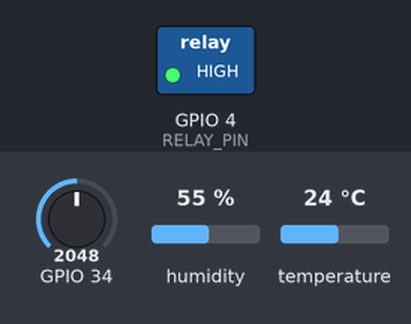
Recording of a sketch running on a simulated ESP32. Shown: switched loads named in the sketch (green lamp = pin HIGH). Inputs (shaded band) come from the test bench; at power-on: GPIO 34 = 2048, humidity 55 %, temperature 24 °C. WiFi joins after 1.5 s; servers stay silent unless stated; uploads are accepted with an empty reply; what the sketch prints to the serial monitor is not drawn.

Above: at 2.0 s.
At 5.1 s:
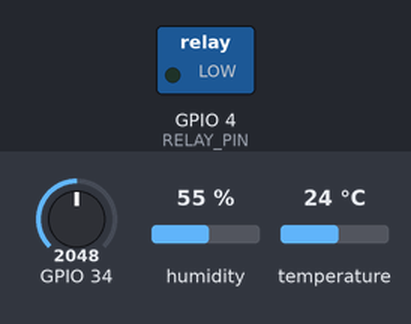
Timing chart, 0 to 9.7 s (numbered marks = the images above):
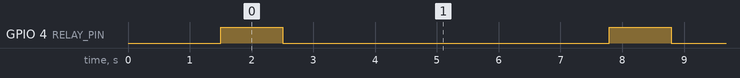

The sketch:

ADCandRELAY.ino
```cpp
#include <WiFi.h>
#include "DHT.h"
#define DHTPIN 22
#define RELAY_PIN 4
#define DHTTYPE DHT11
DHT dht(DHTPIN, DHTTYPE);

const char* ssid     = "U+Net2F93";
const char* password = "4000017200";
const char* host = "your_hostname";
int adcValue=0;

void setup()
{
    pinMode(RELAY_PIN,OUTPUT);
    Serial.begin(115200);
    Serial.println("DHT11 Output!");
    dht.begin();

    // We start by connecting to a WiFi network

    Serial.println();
    Serial.println();
    Serial.print("Connecting to ");
    Serial.println(ssid);

    WiFi.begin(ssid, password);

    while (WiFi.status() != WL_CONNECTED) {
        delay(500);
        Serial.print(".");
    }

    Serial.println("");
    Serial.println("WiFi connected");
    Serial.println("IP address: ");
    Serial.println(WiFi.localIP());
}


void loop()
{
  digitalWrite(RELAY_PIN,HIGH);
  delay(1000);
  digitalWrite(RELAY_PIN,LOW);
  delay(1000);
  adcValue = analogRead(34); /* Read the Analog Input value */

  /* Print the output in the Serial Monitor */
  Serial.print("ADC Value = ");
  Serial.println(adcValue);

float temperature = dht.readTemperature();
  float humidity = dht.readHumidity();
  if(isnan(temperature) || isnan(humidity)){
    Serial.println("Failed to read DHT11");
  }else{
    Serial.print("Humidity: ");
    Serial.print(humidity);
    Serial.print(" %\t");
    Serial.print("Temperature: ");
    Serial.print(temperature);
    Serial.println(" *C");
    delay(3000);
  }

    Serial.print("connecting to ");
    Serial.println(host);

    // Use WiFiClient class to create TCP connections
    WiFiClient client;
    const int httpPort = 5555;
    if (!client.connect(host, httpPort)) {
        Serial.println("connection failed");
        return;
    }


    // This will send the request to the server
 client.print(String("GET http://your_hostname/iot_project/connect.php?") +
                          ("&temperature=") + temperature +
                          ("&humidity=") + humidity +
                          " HTTP/1.1\r\n" +
                 "Host: " + host + "\r\n" +
                 "Connection: close\r\n\r\n");
    unsigned long timeout = millis();
    while (client.available() == 0) {
        if (millis() - timeout > 1000) {
            Serial.println(">>> Client Timeout !");
            client.stop();
            return;
        }
    }

    // Read all the lines of the reply from server and print them to Serial
    while(client.available()) {
        String line = client.readStringUntil('\r');
        Serial.print(line);

    }

    Serial.println();
    Serial.println("closing connection");
}
```

Measured:
- by itself, GPIO 4 (RELAY_PIN): alternates HIGH for 1.0 s and LOW for 5.3 s
